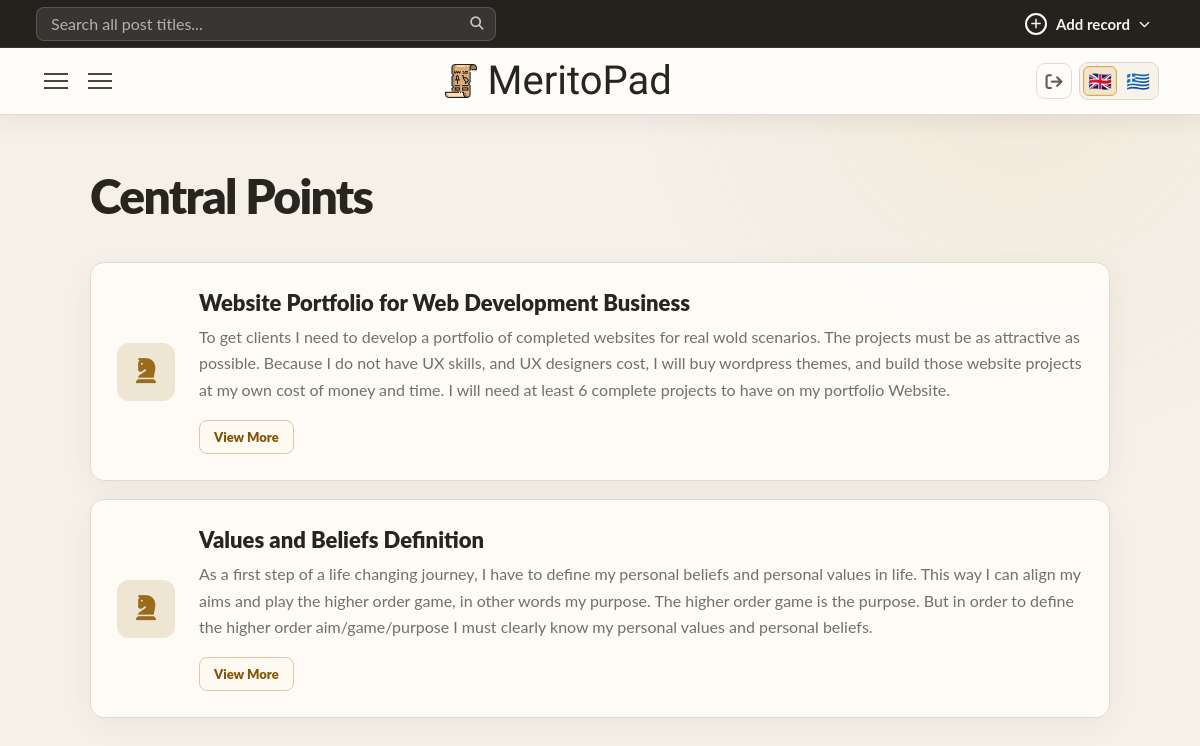
/cnicou/centralpoints/ (signed in), run on the app's committed database.
### core/models.py (models this page shows, shortened)
class UserOwnedModel(models.Model):
    user = models.ForeignKey(
        settings.AUTH_USER_MODEL,
        on_delete=models.CASCADE,
        related_name="%(class)s_records",
        null=True,
        blank=True,
    )
    class Meta:
        abstract = True
        constraints = [
            models.UniqueConstraint(
                fields=("user", "slug"),
                name="unique_%(class)s_user_slug",
            )
        ]

class CentralPoint(UserOwnedModel):
    title = models.CharField(max_length=255)
    slug = models.SlugField(blank=True)
    created_at = models.DateTimeField(auto_now_add=True)
    content = CKEditor5Field('Content', config_name='extends')  # or 'default'
    category = models.ForeignKey(
        CentralPointCategory,
        on_delete=models.CASCADE,
        related_name="centralpoints_by_category",
        null=True
    )
    subcategory = models.ForeignKey(
        CentralPointSubcategory,
        on_delete=models.CASCADE,
        related_name="centralpoints_by_subcategory",
        blank=True,
        null=True
    )
    tags = models.ManyToManyField(
        CentralPointTag,
        related_name="centralpoints_by_tag",
        blank=True
    )

### core/views.py (the view)
# urls.py: path("centralpoints/",views.centralpoint_index,name="centralpoint_index"),
@workspace_login_required
def centralpoint_index(request):
    articles = records_for_user(CentralPoint, request.user).order_by("-created_at")
    paginator = Paginator(articles, 6) # Show 9 per page.
    page_number = request.GET.get('page')
    page_obj = paginator.get_page(page_number)
    article_tags = taxonomy_for_user(CentralPointTag, request.user)
    article_categories = taxonomy_for_user(CentralPointCategory, request.user)
    for category in article_categories:
        category.sub_categories = category.subcategories.filter(user=request.user)
    return render(request,"core/view/centralpoint.html",{
        "articles":articles,
        "page_obj":page_obj,
        "article_categories":article_categories,
        "article_tags":article_tags
    })

### core/context_processors.py (called while the page is built)
def workspace_record_type(request):
    match = getattr(request, "resolver_match", None)
    if match is None:
        return {}
    url_name = match.url_name or ""
    record_type = match.kwargs.get("record_type")
    if not record_type:
        record_type = "article" if url_name == "index" else url_name.split("_", 1)[0]
    if record_type not in WORKSPACE_RECORD_TYPES:
        return {}
    return {
        "workspace_record_type": record_type,
        "workspace_is_record_form": url_name.endswith(("_create", "_edit")),
        "workspace_is_single": url_name.endswith("_single"),
    }

### core/taxonomy.py (called while the page is built)
def default_category_first(queryset):
    return queryset.annotate(
        _default_category_order=Case(
            When(slug=DEFAULT_CATEGORY_SLUG, then=Value(0)),
            default=Value(1),
            output_field=IntegerField(),
        )
    ).order_by("_default_category_order", "name")

def is_category_model(model):
    return issubclass(model, BaseCategory)

### core/views.py (called while the page is built)
def records_for_user(model, user):
    return model.objects.filter(user=user)

def taxonomy_for_user(model, user):
    queryset = model.objects.filter(user=user)
    if is_category_model(model):
        return default_category_first(queryset)
    return queryset.order_by("name")

def workspace_login_required(view):
    @wraps(view)
    def workspace_view(request, *args, username=None, **kwargs):
        if username != request.user.username:
            raise Http404
        return view(request, *args, **kwargs)
    return login_required(workspace_view)

### core/templates/core/view/centralpoint.html (shortened to what this page needs)
{% extends 'core/base.html' %}
{% block main %}
<div class="grid">
    <div class="grid-right">
        <div class="grid-right-wraper">
            <h1 class="post-type-title">Central Points</h1>
            {% for article in page_obj %}
                <article class="preview">
                    <div class="icon">
                       <i class="fa-solid fa-chess-knight"></i>
                    </div>
                    <div class="content">
                        <h2>{{article.title}}</h2>
                        <p>{{article.content | safe | striptags | truncatewords:70 }}</p>
                        <a class="view-single-btn" href="{% url 'centralpoint_single' request.user.username article.slug %}">View More</a>
                    </div>
                </article>
            {% empty %}
                <p class="no-entries">No entries yet to show...</p>
            {% endfor %}
    </div>
    </div>
</div>
{% endblock %}

### data on the page
CentralPoint: title "Website Portfolio for Web Development Business", content "To get clients I need to develop a portfolio of completed websites for real wold scenarios. The projects must be as attractive as possible. Because I do not have UX skills, and UX designers cost, I will buy wordpress themes, and build those website projects at my own cost of money and time. I will need at least 6 complete projects to have on my portfolio Website."
CentralPoint: title "Values and Beliefs Definition", content "As a first step of a life changing journey, I have to define my personal beliefs and personal values in life. This way I can align my aims and play the higher order game, in other words my purpose. The higher order game is the purpose. But in order to define the higher order aim/game/purpose I must clearly know my personal values and personal beliefs."
